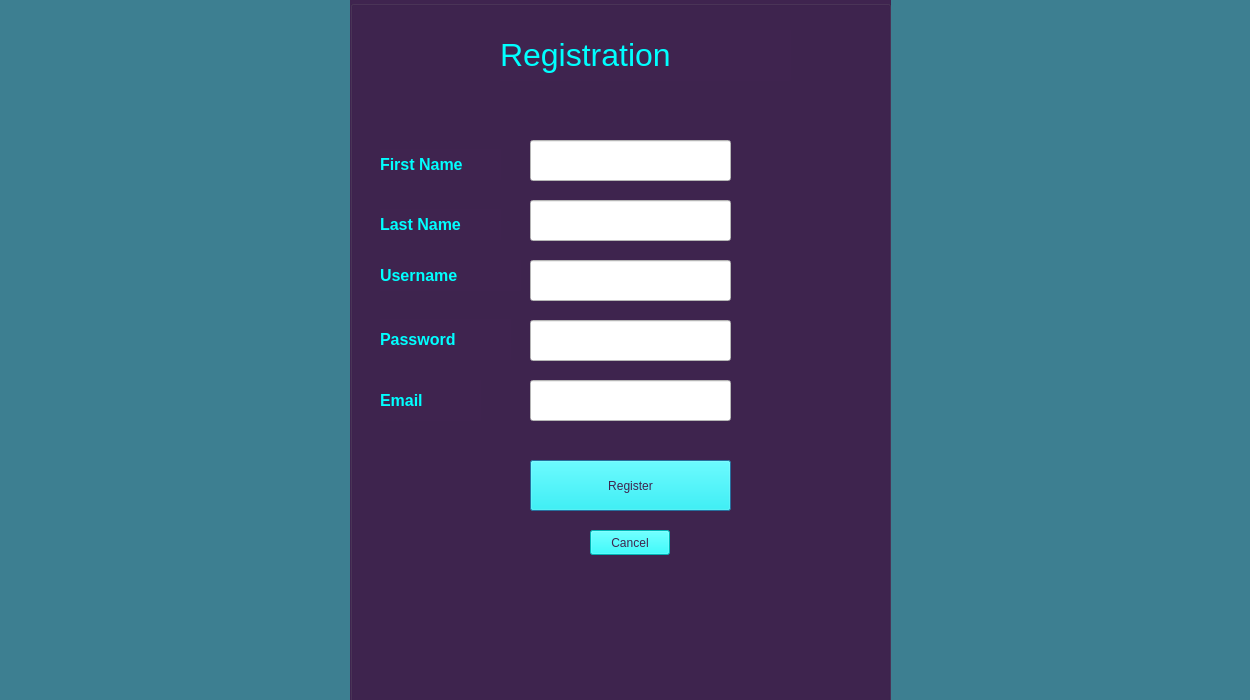
<?xml version="1.0" encoding="UTF-8"?>
<ui version="4.0">
 <class>RegistrationWindow</class>
 <widget class="QDialog" name="RegistrationWindow">
  <property name="geometry">
   <rect>
    <x>0</x>
    <y>0</y>
    <width>1250</width>
    <height>700</height>
   </rect>
  </property>
  <property name="windowTitle">
   <string>Dialog</string>
  </property>
  <property name="styleSheet">
   <string notr="true">background-color: rgb(61, 127, 145)</string>
  </property>
  <widget class="QGroupBox" name="groupBox">
   <property name="geometry">
    <rect>
     <x>350</x>
     <y>0</y>
     <width>541</width>
     <height>721</height>
    </rect>
   </property>
   <property name="styleSheet">
    <string notr="true">background-color: rgb(63, 36, 79)
</string>
   </property>
   <property name="title">
    <string/>
   </property>
   <widget class="QLabel" name="registrationLabel">
    <property name="geometry">
     <rect>
      <x>150</x>
      <y>30</y>
      <width>291</width>
      <height>51</height>
     </rect>
    </property>
    <property name="styleSheet">
     <string notr="true">font: 87 8pt &quot;Segoe UI Black&quot;;
background-color: rgb(63, 36, 79);
color: rgb(0, 255, 255);</string>
    </property>
    <property name="text">
     <string>&lt;html&gt;&lt;head/&gt;&lt;body&gt;&lt;p&gt;&lt;span style=&quot; font-size:24pt; font-weight:400;&quot;&gt;Registration&lt;/span&gt;&lt;/p&gt;&lt;/body&gt;&lt;/html&gt;</string>
    </property>
   </widget>
   <widget class="QLabel" name="usernameLabel">
    <property name="geometry">
     <rect>
      <x>30</x>
      <y>260</y>
      <width>141</width>
      <height>31</height>
     </rect>
    </property>
    <property name="styleSheet">
     <string notr="true">font: 87 8pt &quot;Segoe UI Black&quot;;
background-color: rgb(63, 36, 79);
color: rgb(0, 255, 255);</string>
    </property>
    <property name="text">
     <string>&lt;html&gt;&lt;head/&gt;&lt;body&gt;&lt;p&gt;&lt;span style=&quot; font-size:12pt; font-weight:600;&quot;&gt;Username&lt;/span&gt;&lt;/p&gt;&lt;/body&gt;&lt;/html&gt;</string>
    </property>
   </widget>
   <widget class="QLabel" name="passwordLabel">
    <property name="geometry">
     <rect>
      <x>30</x>
      <y>319</y>
      <width>131</width>
      <height>41</height>
     </rect>
    </property>
    <property name="styleSheet">
     <string notr="true">font: 87 8pt &quot;Segoe UI Black&quot;;
background-color: rgb(63, 36, 79);
color: rgb(0, 255, 255);</string>
    </property>
    <property name="text">
     <string>&lt;html&gt;&lt;head/&gt;&lt;body&gt;&lt;p&gt;&lt;span style=&quot; font-size:12pt; font-weight:600;&quot;&gt;Password&lt;/span&gt;&lt;/p&gt;&lt;/body&gt;&lt;/html&gt;</string>
    </property>
   </widget>
   <widget class="QLineEdit" name="lineEdit_FirstName">
    <property name="geometry">
     <rect>
      <x>180</x>
      <y>140</y>
      <width>201</width>
      <height>41</height>
     </rect>
    </property>
    <property name="minimumSize">
     <size>
      <width>201</width>
      <height>41</height>
     </size>
    </property>
    <property name="styleSheet">
     <string notr="true">background-color: rgb(255, 255, 255);</string>
    </property>
   </widget>
   <widget class="QLineEdit" name="lineEdit_LastName">
    <property name="geometry">
     <rect>
      <x>180</x>
      <y>200</y>
      <width>201</width>
      <height>41</height>
     </rect>
    </property>
    <property name="styleSheet">
     <string notr="true">background-color: rgb(255, 255, 255);</string>
    </property>
   </widget>
   <widget class="QLineEdit" name="lineEdit_UserName">
    <property name="geometry">
     <rect>
      <x>180</x>
      <y>260</y>
      <width>201</width>
      <height>41</height>
     </rect>
    </property>
    <property name="styleSheet">
     <string notr="true">background-color: rgb(255, 255, 255);</string>
    </property>
   </widget>
   <widget class="QLineEdit" name="lineEdit_Password">
    <property name="geometry">
     <rect>
      <x>180</x>
      <y>320</y>
      <width>201</width>
      <height>41</height>
     </rect>
    </property>
    <property name="styleSheet">
     <string notr="true">background-color: rgb(255, 255, 255);</string>
    </property>
    <property name="echoMode">
     <enum>QLineEdit::Password</enum>
    </property>
   </widget>
   <widget class="QLineEdit" name="lineEdit_Email">
    <property name="geometry">
     <rect>
      <x>180</x>
      <y>380</y>
      <width>201</width>
      <height>41</height>
     </rect>
    </property>
    <property name="styleSheet">
     <string notr="true">background-color: rgb(255, 255, 255);</string>
    </property>
   </widget>
   <widget class="QLabel" name="emailLabel">
    <property name="geometry">
     <rect>
      <x>30</x>
      <y>380</y>
      <width>101</width>
      <height>41</height>
     </rect>
    </property>
    <property name="styleSheet">
     <string notr="true">font: 87 8pt &quot;Segoe UI Black&quot;;
background-color: rgb(63, 36, 79);
color: rgb(0, 255, 255);</string>
    </property>
    <property name="text">
     <string>&lt;html&gt;&lt;head/&gt;&lt;body&gt;&lt;p&gt;&lt;span style=&quot; font-size:12pt; font-weight:600;&quot;&gt;Email&lt;/span&gt;&lt;/p&gt;&lt;/body&gt;&lt;/html&gt;</string>
    </property>
   </widget>
   <widget class="QLabel" name="lastNameLabel">
    <property name="geometry">
     <rect>
      <x>30</x>
      <y>209</y>
      <width>121</width>
      <height>31</height>
     </rect>
    </property>
    <property name="styleSheet">
     <string notr="true">font: 87 8pt &quot;Segoe UI Black&quot;;
background-color: rgb(63, 36, 79);
color: rgb(0, 255, 255);</string>
    </property>
    <property name="text">
     <string>&lt;html&gt;&lt;head/&gt;&lt;body&gt;&lt;p&gt;&lt;span style=&quot; font-size:12pt; font-weight:600;&quot;&gt;Last Name&lt;/span&gt;&lt;/p&gt;&lt;/body&gt;&lt;/html&gt;</string>
    </property>
   </widget>
   <widget class="QLabel" name="firstNameLabel">
    <property name="geometry">
     <rect>
      <x>30</x>
      <y>149</y>
      <width>121</width>
      <height>31</height>
     </rect>
    </property>
    <property name="styleSheet">
     <string notr="true">font: 87 8pt &quot;Segoe UI Black&quot;;
background-color: rgb(63, 36, 79);
color: rgb(0, 255, 255);</string>
    </property>
    <property name="text">
     <string>&lt;html&gt;&lt;head/&gt;&lt;body&gt;&lt;p&gt;&lt;span style=&quot; font-size:12pt; font-weight:600;&quot;&gt;First Name&lt;/span&gt;&lt;/p&gt;&lt;/body&gt;&lt;/html&gt;</string>
    </property>
   </widget>
   <widget class="QPushButton" name="registerPushButton">
    <property name="geometry">
     <rect>
      <x>180</x>
      <y>460</y>
      <width>201</width>
      <height>51</height>
     </rect>
    </property>
    <property name="autoFillBackground">
     <bool>false</bool>
    </property>
    <property name="styleSheet">
     <string notr="true">background-color: rgb(0, 255, 255);
font: 87 8pt &quot;Segoe UI Black&quot;;
color: rgb(63, 36, 79)</string>
    </property>
    <property name="text">
     <string>Register</string>
    </property>
    <property name="iconSize">
     <size>
      <width>20</width>
      <height>20</height>
     </size>
    </property>
   </widget>
   <widget class="QPushButton" name="cancelButton">
    <property name="geometry">
     <rect>
      <x>240</x>
      <y>530</y>
      <width>80</width>
      <height>25</height>
     </rect>
    </property>
    <property name="styleSheet">
     <string notr="true">background-color: rgb(0, 255, 255);
font: 87 8pt &quot;Segoe UI Black&quot;;
color: rgb(63, 36, 79)</string>
    </property>
    <property name="text">
     <string>Cancel</string>
    </property>
   </widget>
  </widget>
 </widget>
 <resources/>
 <connections/>
</ui>
